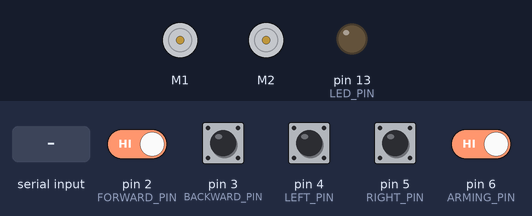
This program was run on a simulated Arduino Uno, built with avr-gcc and run on an emulated ATmega328P. Parts: 2 × DC motor (green arrow = forward, orange = backward, longer = faster), output pins drawn as LEDs (lit = HIGH). Inputs (shaded band) come from the test bench; at power-on: pin 2 (FORWARD_PIN), pin 3 (BACKWARD_PIN), pin 4 (LEFT_PIN), pin 5 (RIGHT_PIN), pin 6 (ARMING_PIN) HIGH.

Above: at 1.2 s.
1.3 s: "90,45\n" received over Serial
At 2.1 s:
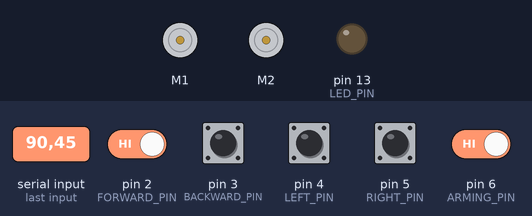
2.8 s: "30,150\n" received over Serial
At 3.2 s:
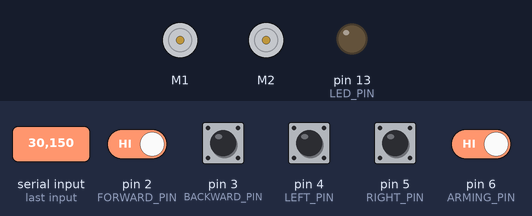
4.3 s: "1,90\n" received over Serial
At 5.5 s:
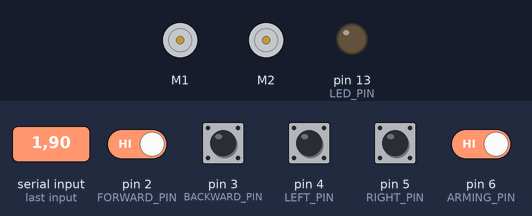
5.8 s: pin 2 (FORWARD_PIN) driven LOW and pin 6 (ARMING_PIN) driven LOW
At 6.1 s:
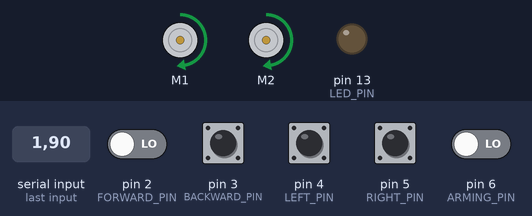
7.3 s: pin 2 (FORWARD_PIN) driven HIGH
At 8.4 s:
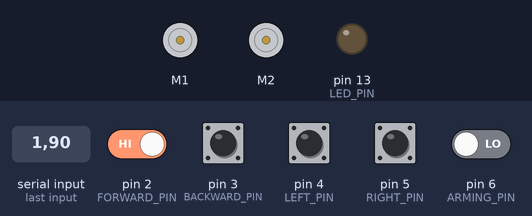
8.8 s: pin 3 (BACKWARD_PIN) pulled LOW for 0.15 s
At 8.87 s:
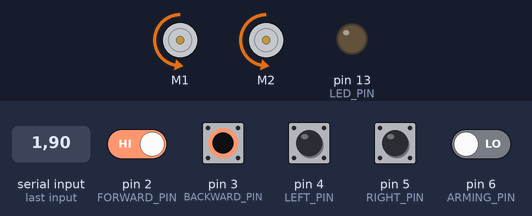
Timing chart, 0 to 11.4 s (numbered marks = the images above; inputs shaded):
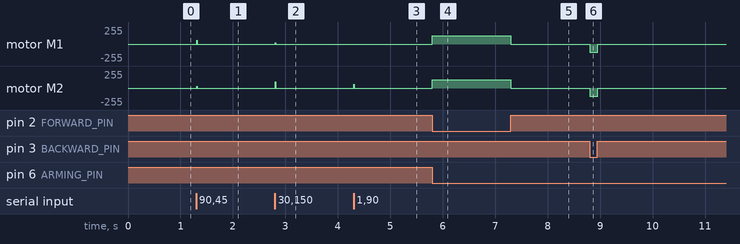

Measured:
- after the input at 1.3 s, motor M1: stopped → forward 57/255 at once, → stopped 0.01 s later; motor M2: stopped → forward 28/255 at once, → stopped 0.01 s later
- after the input at 2.8 s, motor M1: stopped → forward 19/255 at once, → stopped 0.01 s later; motor M2: stopped → forward 95/255 at once, → stopped 0.01 s later
- after the input at 4.3 s, motor M2: stopped → forward 57/255 at once, → stopped 0.01 s later
- after the input at 5.8 s, motor M1, motor M2: stopped → forward 127/255 at once
- after the input at 7.3 s, motor M1, motor M2: forward 127/255 → stopped at once
- after the input at 8.8 s, motor M1, motor M2: stopped → backward 127/255 at once, → stopped 0.16 s later

The program:

main.cpp
```cpp
#include <Wire.h>
#include <ZumoShield.h>

#define LED_PIN 13
#define FORWARD_PIN 2 // if high, drive forwards
#define BACKWARD_PIN 3 // if high, drive backwards
#define LEFT_PIN 4 // if high, turn left
#define RIGHT_PIN 5 // if high, turn right
#define ARMING_PIN 6 // if high, enable drive commands

ZumoMotors motors;
int motorSpeed = 200; // Initial motor speed
int driveDelay = 10; // Delay in milliseconds
int speedLeft, speedRight;

void setup()
{
  pinMode(LED_PIN, OUTPUT);
  pinMode(FORWARD_PIN, INPUT_PULLUP);
  pinMode(BACKWARD_PIN, INPUT_PULLUP);
  pinMode(LEFT_PIN, INPUT_PULLUP);
  pinMode(RIGHT_PIN, INPUT_PULLUP);
  pinMode(ARMING_PIN, INPUT_PULLUP);
  Serial.begin(9600);
}

void loop()
{
  bool forward = digitalRead(FORWARD_PIN) == LOW;
  bool backward = digitalRead(BACKWARD_PIN) == LOW;
  bool left = digitalRead(LEFT_PIN) == LOW;
  bool right = digitalRead(RIGHT_PIN) == LOW;
  bool armed = digitalRead(ARMING_PIN) == LOW;

  // check that no more than one drive command is active and the arming pin is LOW
  if ((forward + backward + left + right) == 1 && armed)
  {

    // check for individual drive commands
    if (forward)
    {
      // run both motors forward
      motors.setLeftSpeed(motorSpeed);
      motors.setRightSpeed(motorSpeed);
    }
    else if (backward)
    {
      // run both motors backward
      motors.setLeftSpeed(-motorSpeed);
      motors.setRightSpeed(-motorSpeed);
    }
    else if (left)
    {
      // run left motor backward and right motor forward
      motors.setLeftSpeed(-motorSpeed);
      motors.setRightSpeed(motorSpeed);
    }
    else if (right)
    {
      // run left motor forward and right motor backward
      motors.setLeftSpeed(motorSpeed);
      motors.setRightSpeed(-motorSpeed);
    }
    else
    {
      // stop both motors
      motors.setLeftSpeed(0);
      motors.setRightSpeed(0);
    }

    delay(driveDelay);
  }

  else
  {
    // stop both motors
    motors.setLeftSpeed(0);
    motors.setRightSpeed(0);
  }

  if (Serial.available()) {
    speedLeft = Serial.parseInt(); // Read the first integer from serial input
    if (Serial.read() == ',') { // Ensure data is correctly formatted
        speedRight = Serial.parseInt(); // Read the second integer

        // Set motor speeds
        motors.setLeftSpeed(speedLeft);
        motors.setRightSpeed(speedRight);
        delay(10); // Delay to allow motors to respond
    }
  }
}
```
